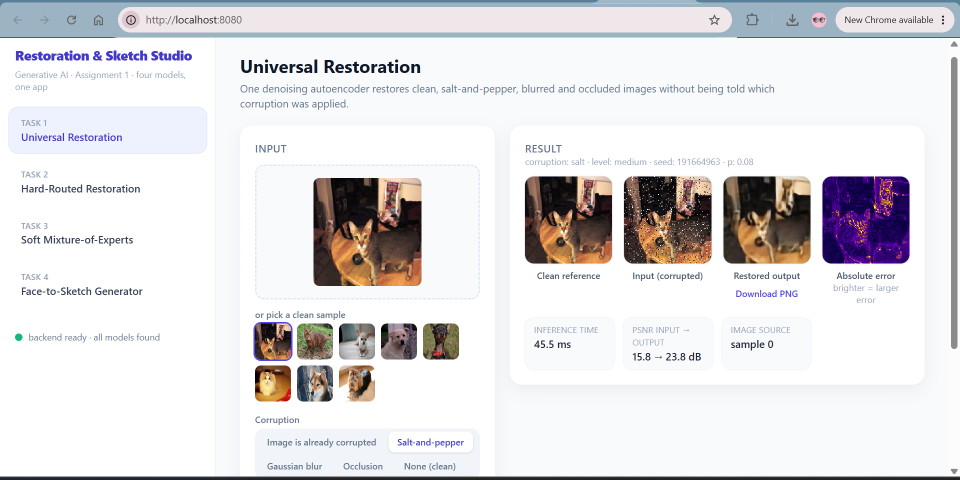
#> input picture report/figures/app_universal.png, 1919 x 959 px (shown at 1/2 size)
$ python montage_screens.py
#> lines starting #> are read from the running program, lines starting #| are printed output that depends on the picture
"""Combine the four app screenshots into report/figures/app_screens.png (2x2).

Put app_universal.png, app_hard.png, app_soft.png, app_face.png in report/figures first.
    python scripts/montage_screens.py
"""
from pathlib import Path

from PIL import Image, ImageDraw

FIG = Path(__file__).resolve().parents[1] / "report" / "figures"
NAMES = [("app_universal.png", "Task 1: Universal Restoration"), ("app_hard.png", "Task 2: Hard-Routed Restoration"),
         ("app_soft.png", "Task 3: Soft Mixture-of-Experts"), ("app_face.png", "Task 4: Face-to-Sketch Generator")]
W = 960
tiles = []
for fn, title in NAMES:
    im = Image.open(FIG / fn).convert("RGB")
    im = im.resize((W, int(im.height * W / im.width)))
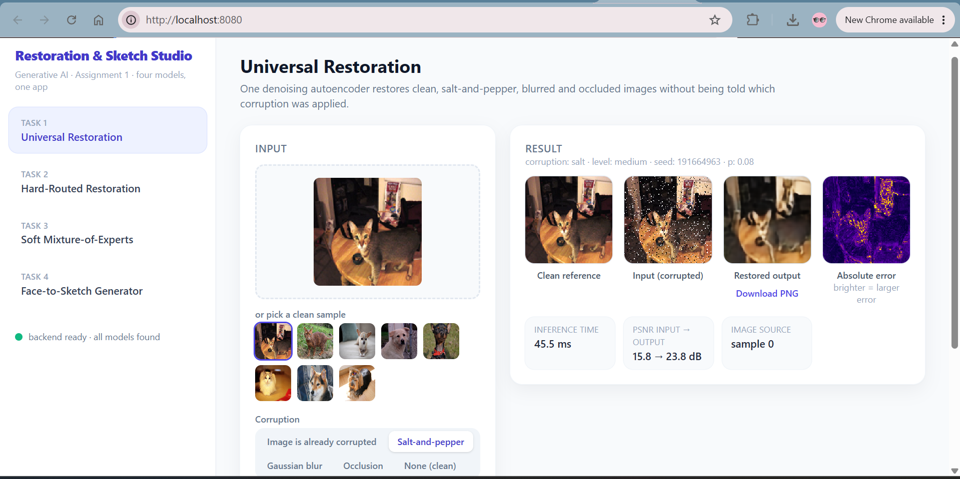
#> im: PIL image 960x479 RGB; mean R, G, B 224.5, 222.9, 225.2
    tiles.append((im, title))
#> pass 2 of the loop `for fn, title in NAMES:`:
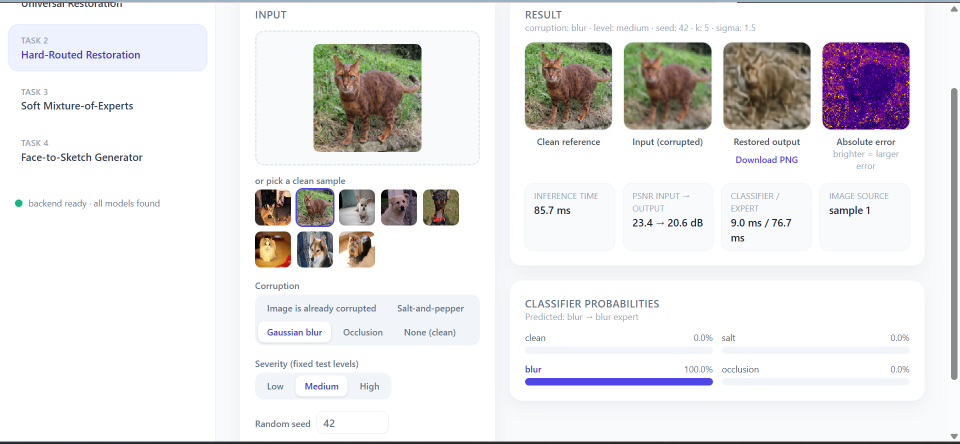
#> input picture report/figures/app_hard.png, 1919 x 887 px (shown at 1/2 size)
#> `im = im.resize((W, int(im.height * W / im.width)))`:
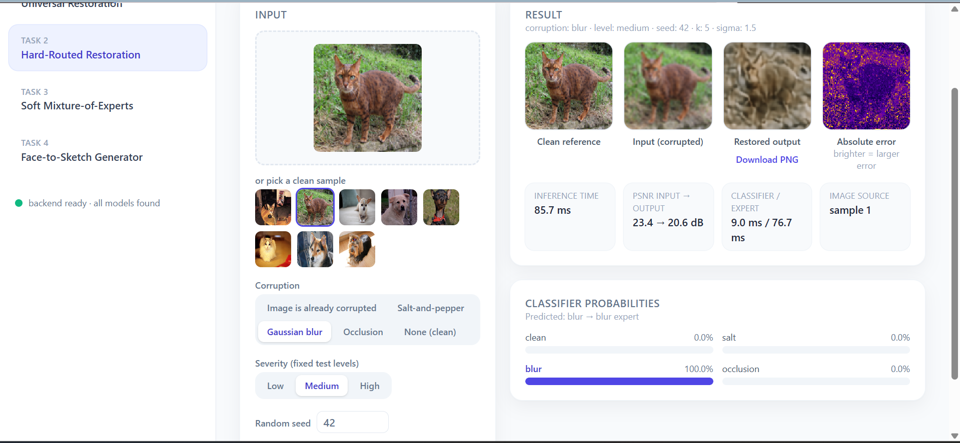
#> im: PIL image 960x443 RGB; mean R, G, B 230.1, 228.9, 230.1
#> pass 3 of the loop `for fn, title in NAMES:`:
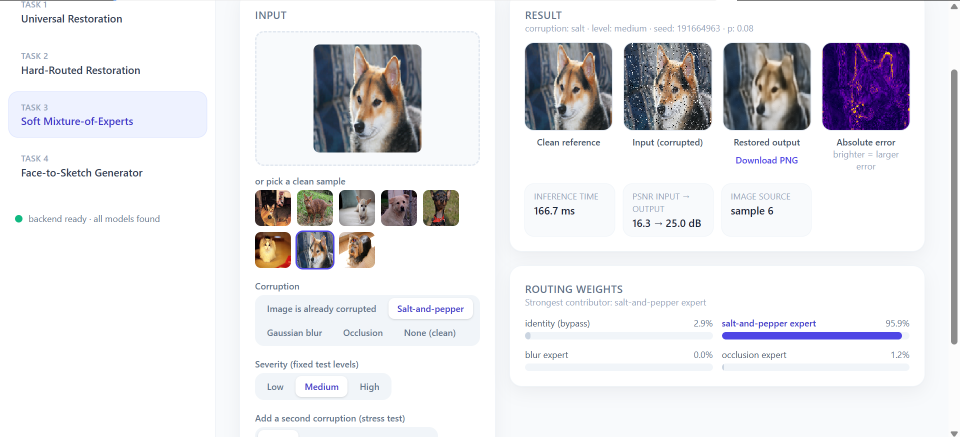
#> input picture report/figures/app_soft.png, 1919 x 874 px (shown at 1/2 size)
#> `im = im.resize((W, int(im.height * W / im.width)))`:
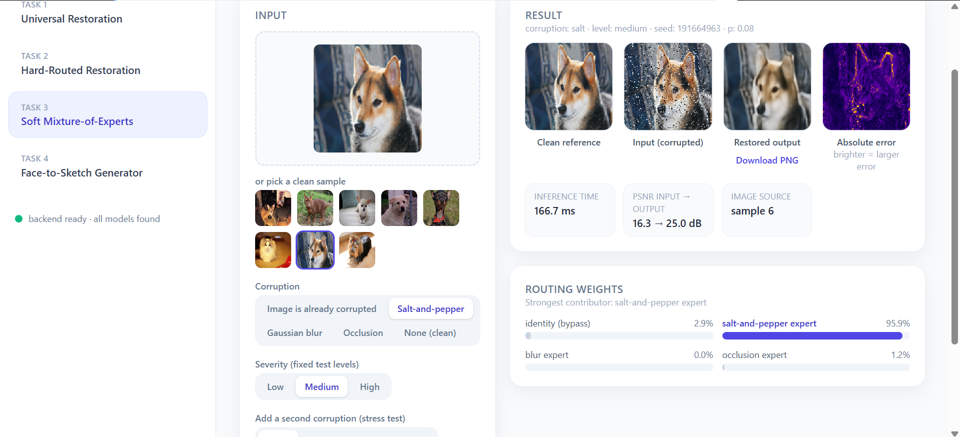
#> im: PIL image 960x437 RGB; mean R, G, B 229.7, 229.2, 232.6
#> the loop made 4 passes; the first 3 are shown
H = max(t[0].height for t in tiles) + 34
sheet = Image.new("RGB", (2 * W + 30, 2 * H + 30), "white")
#> sheet: PIL image 1950x1056 RGB; every value is 255
d = ImageDraw.Draw(sheet)
for i, (im, title) in enumerate(tiles):
    x, y = 10 + (i % 2) * (W + 10), 10 + (i // 2) * (H + 10)
    d.text((x + 4, y + 8), title, fill=(30, 30, 30))
    sheet.paste(im, (x, y + 30))
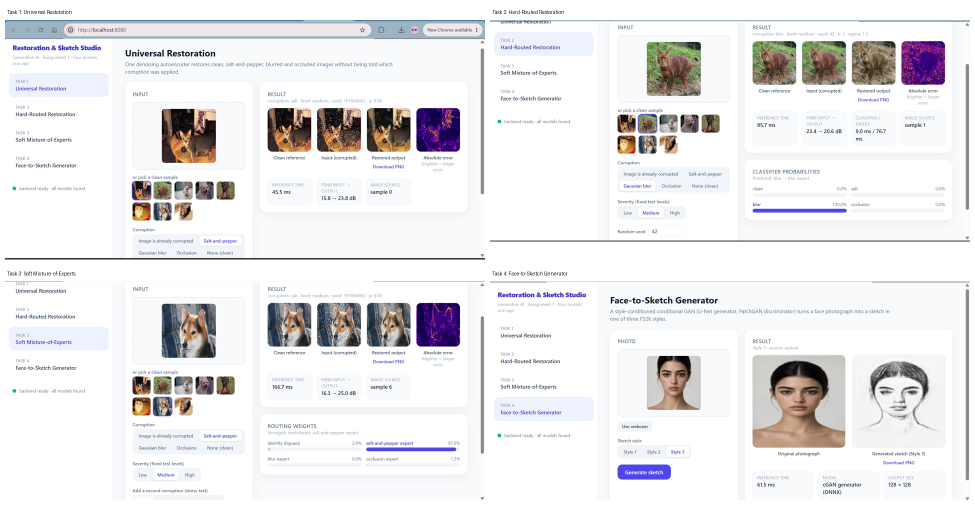
#> sheet: PIL image 1950x1056 RGB (shown at 1/2 size); mean R, G, B 233.5, 232.7, 234.5
sheet.save(FIG / "app_screens.png")
print("wrote", FIG / "app_screens.png", sheet.size)
#| wrote report/figures/app_screens.png (1950, 1056)
